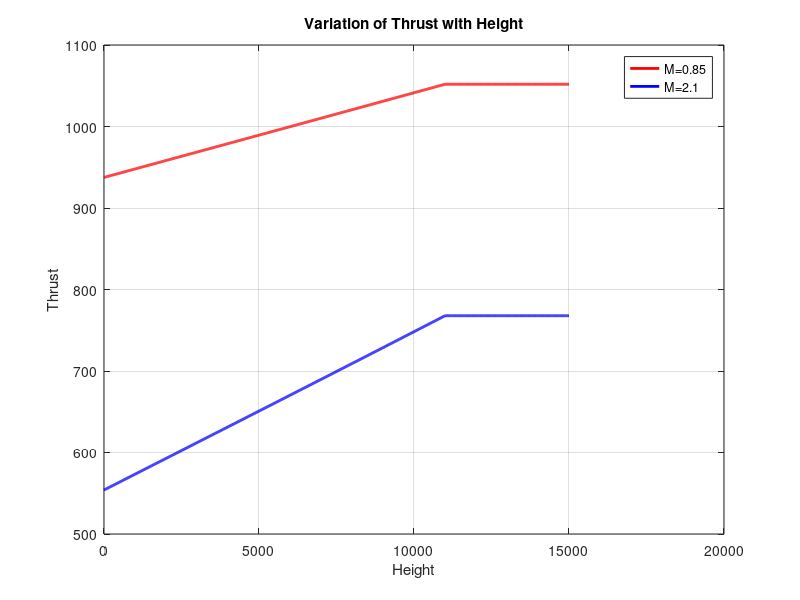
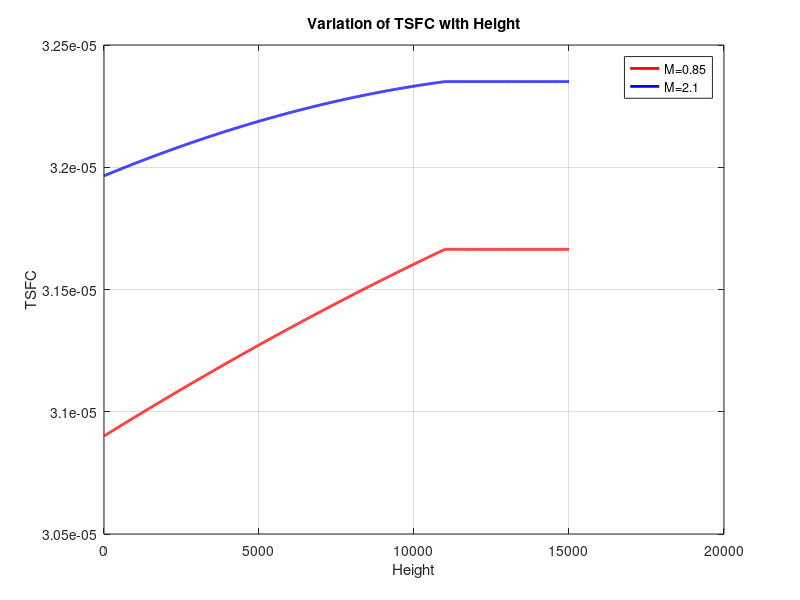
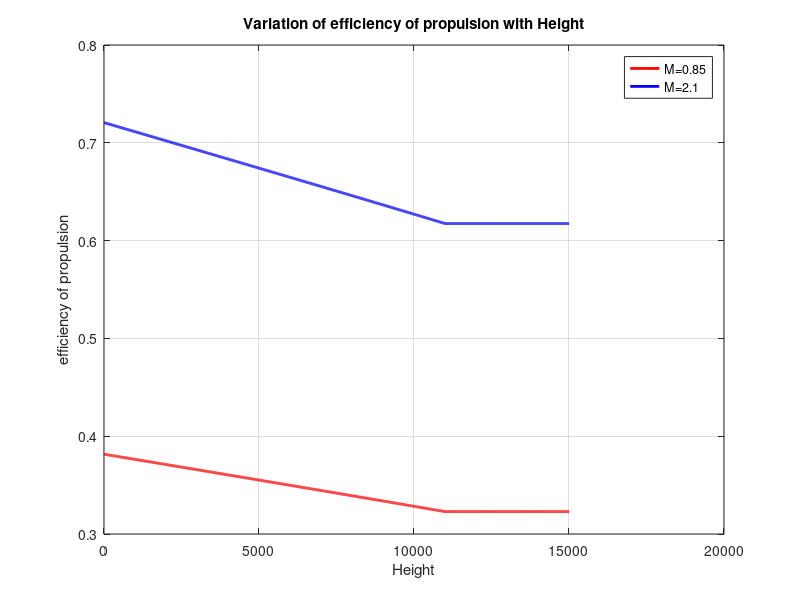
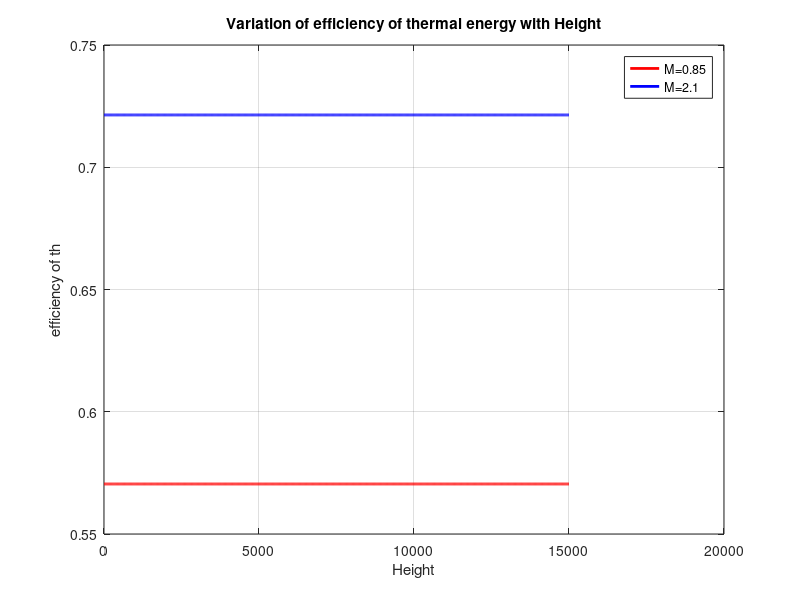

These charts were generated, in order, by the following MATLAB code:
clc;
clear;
clear all;

%known parameters
H_values = linspace(0,15000,1000);%%define the height
M_0_values = [0.85,2.1];
gamma = 1.4;
R = 287;
C_p = R * gamma/(gamma-1);
T_t4 = 1900;
pi_c = 15;
Qr = 43000000;

%need to be known 
T_0_values = zeros(size(H_values));
a_0_values = zeros(size(H_values));
V_0_values = zeros(size(H_values));
t_r_values = zeros(size(H_values));
t_lambda_values = zeros(size(H_values));
pi_r_values = zeros(size(H_values));
t_c_values = zeros(size(H_values));
f_values = zeros(size(H_values));
t_t_values = zeros(size(H_values));
pi_t_values = zeros(size(H_values));
P_t9_9_values = zeros(size(H_values));
M_9_values = zeros(size(H_values));
T_9_T_0_values = zeros(size(H_values));
V_9_a_0_values = zeros(size(H_values));
thrust_values = zeros(length(M_0_values),length(H_values));
TSFC_values = zeros(length(M_0_values),length(H_values));
eff_p_values = zeros(length(M_0_values),length(H_values));
eff_th_values = zeros(length(M_0_values),length(H_values));
eff_o_values = zeros(length(M_0_values),length(H_values));

%definr the T_0
for i = 1:length(H_values)
    H = H_values(i);
    if H < 11000
        T_0_values(i) = 288.15-0.0065*H;
    else
        T_0_values(i) = 216.65;
    end
    
    for j=1:length(M_0_values)
        M_0 = M_0_values(j);

    a_0_values(i) = sqrt(gamma * R * T_0_values(i));
    V_0_values(i) = a_0_values(i) * M_0;
    t_r_values(i) = 1+(gamma-1)/2 * M_0^2;
    pi_r_values(i) = t_r_values(i)^(gamma/(gamma - 1));
    t_lambda_values(i) = T_t4 / T_0_values(i);
    t_c_values(i) = pi_c^((gamma-1)/gamma);
    f_values(i) = (t_lambda_values(i)-t_r_values(i) * t_c_values(i)) ./ (Qr/(C_p * T_0_values(i))-t_lambda_values(i));
    t_t_values(i) = 1-t_r_values(i)*(t_c_values(i)-1)/t_lambda_values(i);
    pi_t_values(i) = t_t_values(i)^(gamma/(gamma-1));
    P_t9_9_values(i) = pi_c * pi_r_values(i) * pi_t_values(i);
    M_9_values(i) = sqrt(2/(gamma-1)*(P_t9_9_values(i)^((gamma-1)/gamma)-1));
    T_9_T_0_values(i) = t_lambda_values(i) * t_t_values(i) / (P_t9_9_values(i)^((gamma-1)/gamma));
    V_9_a_0_values(i) = M_9_values(i)*sqrt(T_9_T_0_values(i));
    thrust_values(j,i) = a_0_values(i)* (V_9_a_0_values(i)- M_0);
    TSFC_values(j,i) = f_values(i)/thrust_values(j,i);
    eff_p_values(j,i) = 2 * V_0_values(i) * thrust_values(j,i) / (a_0_values(i)^2 * (V_9_a_0_values(i)^2 - M_0^2));
    eff_th_values(j,i) = (a_0_values(i)^2 * (V_9_a_0_values(i)^2 - M_0^2)) / (2 * f_values(i) * Qr);
    eff_o_values(j,i)  = eff_p_values(j,i) * eff_th_values(j,i);
end
end

figure;
plot(H_values,thrust_values(1,:),'r','LineWidth',2);
title('Variation of Thrust with Height');
xlabel('Height');
ylabel('Thrust');
hold on
plot(H_values,thrust_values(2,:),'b','LineWidth',2);
legend('M=0.85','M=2.1');
grid on;

figure;
plot(H_values,TSFC_values(1,:),'r','LineWidth',2);
title('Variation of TSFC with Height');
xlabel('Height');
ylabel('TSFC');
hold on
plot(H_values,TSFC_values(2,:),'b','LineWidth',2);
legend('M=0.85','M=2.1');
grid on;

figure;
plot(H_values,eff_p_values(1,:),'r','LineWidth',2);
title('Variation of efficiency of propulsion with Height');
xlabel('Height');
ylabel('efficiency of propulsion');
hold on
plot(H_values,eff_p_values(2,:),'b','LineWidth',2);
legend('M=0.85','M=2.1');
grid on;

figure;
plot(H_values,eff_th_values(1,:),'r','LineWidth',2);
title('Variation of efficiency of thermal energy with Height');
xlabel('Height');
ylabel('efficiency of th');
hold on
plot(H_values,eff_th_values(2,:),'b','LineWidth',2);
legend('M=0.85','M=2.1');
grid on;

figure;
plot(H_values,eff_o_values(1,:),'r','LineWidth',2);
title('Variation of total efficiency with Height');
xlabel('Height');
ylabel('total efficiency');
hold on
plot(H_values,eff_o_values(2,:),'b','LineWidth',2);
legend('M=0.85','M=2.1');
grid on;
%% part b
clc;
clear;
clear all;

%known parameters
H_values = linspace(0,15000,1000);%%define the height
M_0_values = [0.85 2.1];
gamma = 1.4;
R = 287;
C_p = R * gamma/(gamma-1);
T_t4 = 1900;
Qr = 43000000;

%need to be known 
T_0_values = zeros(size(H_values));
a_0_values = zeros(size(H_values));
V_0_values = zeros(size(H_values));
t_r_values = zeros(size(H_values));
t_lambda_values = zeros(size(H_values));
pi_r_values = zeros(size(H_values));
t_c_values = zeros(size(H_values));
pi_c_values = zeros(length(M_0_values),length(H_values));
f_values = zeros(size(H_values));
t_t_values = zeros(size(H_values));
pi_t_values = zeros(size(H_values));
P_t9_9_values = zeros(size(H_values));
M_9_values = zeros(size(H_values));
T_9_T_0_values = zeros(size(H_values));
V_9_a_0_values = zeros(size(H_values));
thrust_values = zeros(length(M_0_values),length(H_values));
TSFC_values = zeros(length(M_0_values),length(H_values));
eff_p_values = zeros(length(M_0_values),length(H_values));
eff_th_values = zeros(length(M_0_values),length(H_values));
eff_o_values = zeros(length(M_0_values),length(H_values));


%definr the T_0
for j = 1:length(M_0_values)  % 遍历不同的 M_0
    M_0 = M_0_values(j);  % 当前 M_0
    
    for i = 1:length(H_values)
        H = H_values(i);
        if H < 11000
            T_0_values(i) = 288.15-0.0065*H;
        else
            T_0_values(i) = 216.65;
        end
        
        a_0_values(i) = sqrt(gamma * R .* T_0_values(i));
        V_0_values(i) = a_0_values(i) * M_0;
        t_r_values(i) = 1+(gamma-1)/2 * M_0^2;
        pi_r_values(i) = t_r_values(i)^(gamma/(gamma - 1));
        t_lambda_values(i) = T_t4 / T_0_values(i);
        t_c_values(i) = sqrt(t_lambda_values(i)) / t_r_values(i);
        pi_c_values(j,i) = t_c_values(i)^(gamma/(gamma-1));
        f_values(i) = (t_lambda_values(i)-t_r_values(i) * t_c_values(i)) ./ (Qr/(C_p * T_0_values(i))-t_lambda_values(i));
        t_t_values(i) = 1-t_r_values(i)*(t_c_values(i)-1)/t_lambda_values(i);
        pi_t_values(i) = t_t_values(i)^(gamma/(gamma-1));
        P_t9_9_values(i) = pi_c_values(j,i) * pi_r_values(i) * pi_t_values(i);
        M_9_values(i) = sqrt(2/(gamma-1)*(P_t9_9_values(i)^((gamma-1)/gamma)-1));
        T_9_T_0_values(i) = t_lambda_values(i) * t_t_values(i) / (P_t9_9_values(i)^((gamma-1)/gamma));
        V_9_a_0_values(i) = M_9_values(i)*sqrt(T_9_T_0_values(i));
        thrust_values(j,i) = a_0_values(i)* (V_9_a_0_values(i)- M_0);
        TSFC_values(j,i) = f_values(i)/thrust_values(j,i);
        eff_p_values(j,i) = 2 * V_0_values(i) * thrust_values(j,i) / (a_0_values(i)^2 * (V_9_a_0_values(i)^2 - M_0^2));
        eff_th_values(j,i) = (a_0_values(i)^2 * (V_9_a_0_values(i)^2 - M_0^2)) / (2 * f_values(i) * Qr);
        eff_o_values(j,i)  = eff_p_values(j,i) * eff_th_values(j,i);
    end
end
    figure;
    plot(H_values, pi_c_values(1,:), 'b', 'LineWidth', 2);
    hold on;
    title('Optimal \pi_c for Maximum Thrust vs Altitude');
    xlabel('Altitude (m)');
    ylabel('Optimal \pi_c');
    plot(H_values, pi_c_values(2,:), 'r', 'LineWidth', 2);
    legend('M_0 = 0.85', 'M_0 = 2.1');
    grid on;
    hold off
    
figure;
plot(H_values,thrust_values(1,:),'r','LineWidth',2);
title('Variation of Thrust with Height');
xlabel('Height');
ylabel('Thrust');
hold on
plot(H_values,thrust_values(2,:),'b','LineWidth',2);
legend('M=0.85','M=2.1');
grid on;

figure;
plot(H_values,TSFC_values(1,:),'r','LineWidth',2);
title('Variation of TSFC with Height');
xlabel('Height');
ylabel('TSFC');
hold on
plot(H_values,TSFC_values(2,:),'b','LineWidth',2);
legend('M=0.85','M=2.1');
grid on;

figure;
plot(H_values,eff_p_values(1,:),'r','LineWidth',2);
title('Variation of efficiency of propulsion with Height');
xlabel('Height');
ylabel('efficiency of propulsion');
hold on
plot(H_values,eff_p_values(2,:),'b','LineWidth',2);
legend('M=0.85','M=2.1');
grid on;

figure;
plot(H_values,eff_th_values(1,:),'r','LineWidth',2);
title('Variation of efficiency of thermal energy with Height');
xlabel('Height');
ylabel('/eta_t_h');
hold on
plot(H_values,eff_th_values(2,:),'b','LineWidth',1.5);
legend('M=0.85','M=2.1');
grid on;

figure;
plot(H_values,eff_o_values(1,:),'r','LineWidth',2);
title('Variation of total efficiency with Height');
xlabel('Height');
ylabel('total efficiency');
hold on
plot(H_values,eff_o_values(2,:),'b','LineWidth',2);
legend('M=0.85','M=2.1');
grid on;
%% part c
clc;
clear;
clear all;

%known parameters
H_values = linspace(0,15000,1000);%%define the height
M_0_values = [0.85 2.1];
T_t4 = 1900;
pi_c = 15;
Qr = 43000000;
pi_d = 0.98;
e_c = 0.85;
pi_b = 0.95;
eta_b = 0.98;
e_t = 0.85;
eta_m = 0.98;
pi_n = 0.97;
gamma_c = 1.4;
C_pc = 1004;
gamma_t = 1.33;
C_pt = 1156;
R_c = (gamma_c-1)/gamma_c * C_pc;
R_t = (gamma_t-1)/gamma_t * C_pt;

%need to be known 
T_0_values = zeros(size(H_values));
a_0_values = zeros(size(H_values));
V_0_values = zeros(size(H_values));
t_r_values = zeros(size(H_values));
t_lambda_values = zeros(size(H_values));
pi_r_values = zeros(size(H_values));
t_c_values = zeros(size(H_values));
eff_c_values = zeros(size(H_values));
f_values = zeros(size(H_values));
t_t_values = zeros(size(H_values));
pi_t_values = zeros(size(H_values));
eta_t_values = zeros(size(H_values));
P_t9_9_values = zeros(size(H_values));
M_9_values = zeros(size(H_values));
T_9_T_0_values = zeros(size(H_values));
V_9_a_0_values = zeros(size(H_values));
thrust_values = zeros(size(H_values));
TSFC_values = zeros(size(H_values));
eff_p_values = zeros(size(H_values));
eff_th_values = zeros(size(H_values));
eff_o_values = zeros(size(H_values));

%definr the T_0
for j = 1:length(M_0_values)  % different M_0
    M_0 = M_0_values(j);
    
    for i = 1:length(H_values)
        H = H_values(i);
        if H < 11000
            T_0_values(i) = 288.15-0.0065*H;
        else
            T_0_values(i) = 216.65;
        end

        a_0_values(i) = sqrt(gamma_c * R_c * T_0_values(i));
        V_0_values(i) = a_0_values(i) * M_0;
        t_r_values(i) = 1+(gamma_c-1)/2 * M_0^2;
        pi_r_values(i) = t_r_values(i)^(gamma_c/(gamma_c - 1));
        t_lambda_values(i) = T_t4 * C_pt / (T_0_values(i) * C_pc);
        t_c_values(i) = pi_c^((gamma_c - 1)/(gamma_c * e_c));
        eff_c_values(i) = (pi_c^((gamma_c - 1)/gamma_c)-1)/(t_c_values(i) - 1);
        f_values(i) = (t_lambda_values(i)-t_r_values(i) * t_c_values(i)) / ((eta_b * Qr)/(C_pc * T_0_values(i))-t_lambda_values(i));
        t_t_values(i) = 1 - (t_r_values(i)*(t_c_values(i)-1)/t_lambda_values(i))/(eta_m * (1 + f_values(i)));
        pi_t_values(i) = t_t_values(i)^(gamma_t /((gamma_t-1)*e_t));
        eta_t_values(i) = (1-t_t_values(i)) / (1 - t_t_values(i)^(-e_t));
        P_t9_9_values(i) = pi_c * pi_r_values(i) * pi_t_values(i) * pi_n * pi_b * pi_d;
        M_9_values(i) = sqrt(2/(gamma_t - 1)*(P_t9_9_values(i)^((gamma_t - 1)/gamma_t)-1));
        T_9_T_0_values(i) = t_lambda_values(i) * t_t_values(i) / P_t9_9_values(i)^((gamma_t-1)/gamma_t)*C_pc/C_pt;
        V_9_a_0_values(i) = M_9_values(i)*sqrt(T_9_T_0_values(i) * R_t/R_c * gamma_t/gamma_c);
        thrust_values(j,i) = a_0_values(i)* ((1 + f_values(i)) * V_9_a_0_values(i)- M_0);
        TSFC_values(j,i) = f_values(i)/thrust_values(j,i);
        eff_p_values(j,i) = 2 * V_0_values(i) * thrust_values(j,i) / (a_0_values(i)^2 * ((1 + f_values(i)) * V_9_a_0_values(i)^2 - M_0^2));
        eff_th_values(j,i) = a_0_values(i)^2 * ((1 + f_values(i)) * (V_9_a_0_values(i)^2 - M_0^2)) / (2 * f_values(i) * Qr);
        eff_o_values(j,i)  = eff_p_values(j,i) * eff_th_values(j,i);
    end
end
    figure;
    plot(H_values, thrust_values(1,:), 'r', 'LineWidth', 2);
    hold on;
    plot(H_values, thrust_values(2,:), 'b', 'LineWidth', 2);
    title('Thrust vs Altitude');
    xlabel('Altitude (m)');
    ylabel('Specific Thrust');
    legend('M_0 = 0.85', 'M_0 = 2.1');
    grid on;
    hold off

    figure;
    plot(H_values, TSFC_values(1,:), 'r', 'LineWidth', 2);
    hold on;
    plot(H_values, TSFC_values(2,:), 'b', 'LineWidth', 2);
    title('TSFC vs Altitude');
    xlabel('Altitude (m)');
    ylabel('TSFC');
    legend('M_0 = 0.85', 'M_0 = 2.1');
    grid on;
    hold off

    figure;
    plot(H_values, eff_p_values(1,:), 'r', 'LineWidth', 2);
    hold on;
    plot(H_values, eff_p_values(2,:), 'b', 'LineWidth', 2);
    title('\eta_p vs Altitude');
    xlabel('Altitude (m)');
    ylabel('\eta_p');
    legend('M_0 = 0.85', 'M_0 = 2.1');
    grid on;
    hold off

    figure;
    plot(H_values, eff_th_values(1,:), 'r', 'LineWidth', 2);
    hold on;
    plot(H_values, eff_th_values(2,:), 'b', 'LineWidth', 2);
    title('\eta_t_h vs Altitude');
    xlabel('Altitude (m)');
    ylabel('\eta_t_h');
    legend('M_0 = 0.85', 'M_0 = 2.1');
    grid on;
    hold off

    figure;
    plot(H_values, eff_o_values(1,:), 'r', 'LineWidth', 2);
    hold on;
    plot(H_values, eff_o_values(2,:), 'b', 'LineWidth', 2);
    title('\eta_o vs Altitude');
    xlabel('Altitude (m)');
    ylabel('\eta_o');
    legend('M_0 = 0.85', 'M_0 = 2.1');
    grid on;
    hold off 
%% 
clc;
clear;
clear all;

% 已知参数
H_values = linspace(0, 15000, 1000);  % 定义高度范围
M_0_values = [0.85, 2.1];  % 飞行马赫数
T_t4 = 1900;
pi_c = 15;
Qr = 43000000;
pi_d = 0.98;
e_t = 0.85;  % e_c 取10个值
pi_b = 0.95;
eta_b = 0.98;
e_c_values = linspace(0.833, 0.867, 10);
eta_m = 0.98;
pi_n = 0.97;
gamma_c = 1.4;
C_pc = 1004;
gamma_t = 1.33;
C_pt = 1156;
R_c = (gamma_c - 1) / gamma_c * C_pc;
R_t = (gamma_t - 1) / gamma_t * C_pt;

% 初始化存储数组
thrust_values = zeros(length(e_c_values), length(H_values), length(M_0_values));

% 遍历 M_0
figure;
hold on;
colors = lines(10);  % 生成 10 种不同颜色

for k = 1:length(M_0_values)
    M_0 = M_0_values(k);
    
    % 遍历 e_c
    for j = 1:length(e_c_values)
        e_c = e_c_values(j);
        
        % 遍历高度 H
        for i = 1:length(H_values)
            H = H_values(i);
            
            % 计算环境温度
            if H < 11000
                T_0 = 288.15 - 0.0065 * H;
            else
                T_0 = 216.65;
            end
            
            % 计算气动力参数
            a_0 = sqrt(gamma_c * R_c * T_0);
            V_0 = a_0 * M_0;
            t_r = 1 + (gamma_c - 1) / 2 * M_0^2;
            pi_r = t_r^(gamma_c / (gamma_c - 1));
            t_lambda = T_t4 * C_pt / (T_0 * C_pc);
            t_c = pi_c^((gamma_c - 1) / (gamma_c * e_c));
            eff_c = (pi_c^((gamma_c - 1) / gamma_c) - 1) / (t_c - 1);
            f = (t_lambda - t_r * t_c) / ((eta_b * Qr) / (C_pc * T_0) - t_lambda);
            t_t = 1 - (t_r * (t_c - 1) / t_lambda) / (eta_m * (1 + f));
            pi_t = t_t^(gamma_t / ((gamma_t - 1) * e_t));
            eta_t = (1 - t_t) / (1 - t_t^(-e_t));
            P_t9_9 = pi_c * pi_r * pi_t * pi_n * pi_b * pi_d;
            M_9 = sqrt(2 / (gamma_t - 1) * (P_t9_9^((gamma_t - 1) / gamma_t) - 1));
            T_9_T_0 = t_lambda * t_t / P_t9_9^((gamma_t - 1) / gamma_t) * C_pc / C_pt;
            V_9_a_0 = M_9 * sqrt(T_9_T_0 * R_t / R_c * gamma_t / gamma_c);
            
            % 计算推力
            thrust_values(j, i, k) = a_0 * ((1 + f) * V_9_a_0 - M_0);
        end
        
        % 画出推力随高度变化的曲线
        if k == 1
            plot(H_values, squeeze(thrust_values(j, :, k)), 'Color', colors(j, :), 'LineWidth', 1.5);
        else
            plot(H_values, squeeze(thrust_values(j, :, k)), '--', 'Color', colors(j, :), 'LineWidth', 1.5);
        end
    end
end

% 设置图例、标签和标题
title('Thrust vs Altitude for Different e_c and M_0');
xlabel('Altitude (m)');
ylabel('Thrust (N)');
legend_labels = cell(1, 20);
for j = 1:10
    legend_labels{j} = sprintf('M_0=0.85, e_c=%.3f', e_c_values(j));
    legend_labels{j + 10} = sprintf('M_0=2.1, e_c=%.3f', e_c_values(j));
end
legend(legend_labels, 'Location', 'northeastoutside');

grid on;
hold off;


%% 
clc;
clear;
clear all;

% Given parameters
H = 10000; % Altitude in meters
M_0_values = [0.85, 2.1]; % Mach numbers
T_t4 = 1900; % Turbine inlet temperature in Kelvin
pi_c_values = linspace(1, 100, 100); % Range of compression ratios
Qr = 43000000; % Fuel heating value in J/kg
pi_d = 0.98;
e_c = 0.85;  
pi_b = 0.95;
eta_b = 0.98;
e_t = 0.85;
eta_m = 0.98;
pi_n = 0.97;
gamma_c = 1.4;
C_pc = 1004;
gamma_t = 1.33;
C_pt = 1156;
R_c = (gamma_c - 1) / gamma_c * C_pc;
R_t = (gamma_t - 1) / gamma_t * C_pt;

% Calculate ambient temperature T_0
if H < 11000
    T_0 = 288.15 - 0.0065 * H;
else
    T_0 = 216.65;
end

% Preallocate arrays for thrust
thrust_values = zeros(length(M_0_values), length(pi_c_values));

% Create figure
figure;
hold on;
colors = lines(length(M_0_values)); % Generate different colors for the curves

for j = 1:length(M_0_values)
    M_0 = M_0_values(j);
    
    % Compute initial parameters
    a_0 = sqrt(gamma_c * R_c * T_0);
    V_0 = a_0 * M_0;
    t_r = 1 + (gamma_c - 1) / 2 * M_0^2;
    pi_r = t_r^(gamma_c / (gamma_c - 1));
    
    for i = 1:length(pi_c_values)
        pi_c = pi_c_values(i);
        
        t_lambda = T_t4 * C_pt / (T_0 * C_pc);
        t_c = pi_c^((gamma_c - 1) / (gamma_c * e_c));
        eff_c = (pi_c^((gamma_c - 1) / gamma_c) - 1) / (t_c - 1);
        f = (t_lambda - t_r * t_c) / (((eta_b * Qr) / (C_pc * T_0)) - t_lambda);
        t_t = 1 - (t_r * (t_c - 1) / t_lambda) / (eta_m * (1 + f));
        pi_t = t_t^(gamma_t / ((gamma_t - 1) * e_t));
        eta_t = (1 - t_t) / (1 - t_t^(-e_t));
        
        P_t9_9 = pi_c * pi_r * pi_t * pi_n * pi_b * pi_d;
        M_9 = sqrt(2 / (gamma_t - 1) * (P_t9_9^((gamma_t - 1) / gamma_t) - 1));
        T_9_T_0 = t_lambda * t_t / P_t9_9^((gamma_t - 1) / gamma_t) * C_pc / C_pt;
        V_9_a_0 = M_9 * sqrt(T_9_T_0 * R_t / R_c * gamma_t / gamma_c);
        
        % Compute thrust
        thrust_values(j, i) = a_0 * ((1 + f) * V_9_a_0 - M_0);
    end
    
    % Plot thrust vs pi_c
    plot(pi_c_values, thrust_values(j, :), 'Color', colors(j, :), 'LineWidth', 1.5, ...
        'DisplayName', sprintf('M_0 = %.2f', M_0));
    
    % Find and mark the maximum thrust point
    [max_thrust, max_idx] = max(thrust_values(j, :));
    best_pi_c = pi_c_values(max_idx);
    
    % Highlight the maximum thrust point
    plot(best_pi_c, max_thrust, 'o', 'Color', colors(j, :), 'MarkerSize', 8, 'MarkerFaceColor', colors(j, :));
    text(best_pi_c, max_thrust, sprintf('\\leftarrow Max Thrust: %.1f N (\\pi_c = %.1f)', max_thrust, best_pi_c), ...
        'Color', colors(j, :), 'FontSize', 10);
end

% Labels and title in English
xlabel('\pi_c (Compression Ratio)', 'FontSize', 12);
ylabel('Thrust (N)', 'FontSize', 12);
title('Thrust vs Compression Ratio for Different Mach Numbers', 'FontSize', 14);
legend('Location', 'best');
grid on;
hold off;

